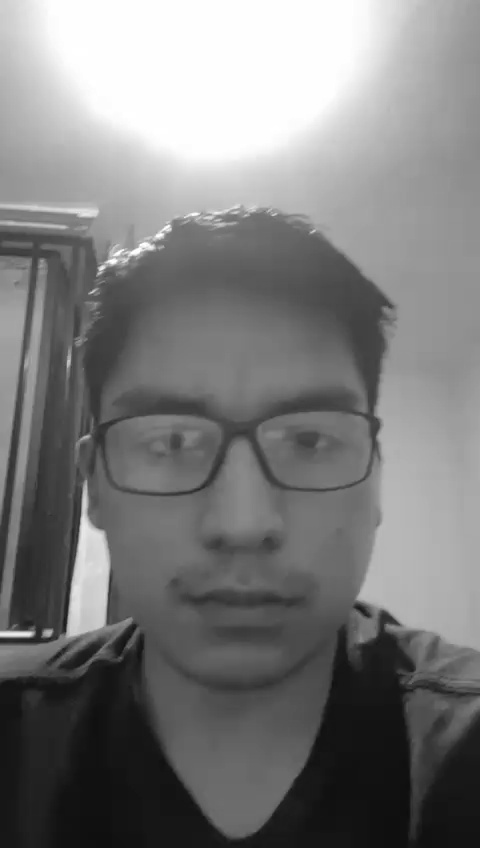
#> input picture dataset/Jhon/frameBl1.jpg, 480 x 848 px, found by its file name; its folder holds only this picture in this run
$ python metricas.py
#> lines starting #> are read from the running program, lines starting #| are printed output that depends on the picture
import cv2
import numpy as np
import os
from sklearn.model_selection import train_test_split, StratifiedKFold
from sklearn.metrics import accuracy_score
import matplotlib.pyplot as plt
import time
from collections import Counter

DATASET_DIR = "dataset"
FACE_SIZE = (200, 200)
DETECT_SCALE = 1.1
DETECT_NEIGH = 4
DETECT_MINSZ = (30, 30)
CONF_THRESH = 100
def load_dataset():
    images = []
    labels = []
    label_map = {}
    label_counter = 0

    for person_folder in os.listdir(DATASET_DIR):
        person_path = os.path.join(DATASET_DIR, person_folder)
        if os.path.isdir(person_path):
            if person_folder not in label_map:
                label_map[person_folder] = label_counter
                label_counter += 1
            for image_file in os.listdir(person_path):
                if image_file.endswith(".jpg") or image_file.endswith(".png"):
                    img_path = os.path.join(person_path, image_file)
                    img = cv2.imread(img_path, cv2.IMREAD_GRAYSCALE)
#> img is the input picture: shape (848, 480); min 13, max 255, mean 123.9
                    if img is not None:
                        img = cv2.resize(img, FACE_SIZE)
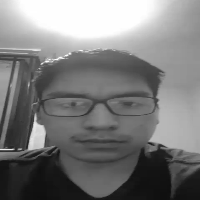
#> img: shape (200, 200); min 14, max 255, mean 123.8
                        images.append(img)
                        labels.append(label_map[person_folder])
#> pass 2 of the loop in load_dataset, `for person_folder in os.listdir(DATASET_DIR):`:
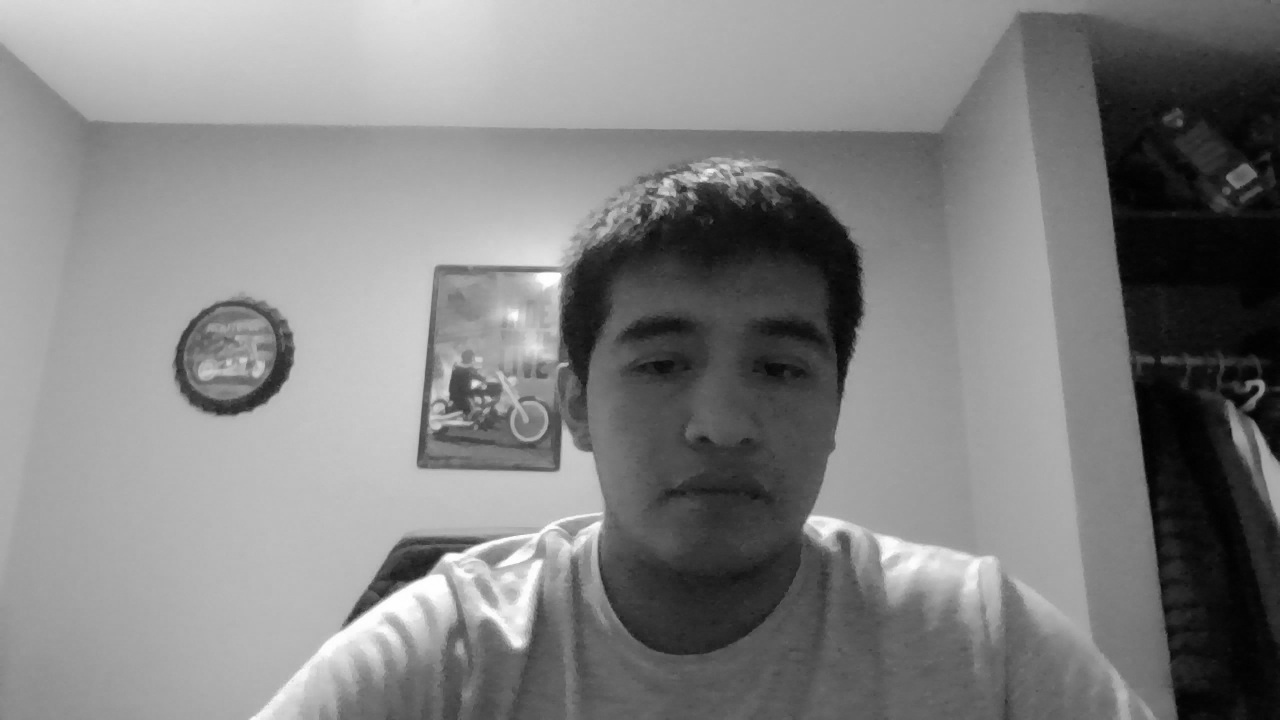
#> input picture dataset/Rodrigo/frameBl1.jpg, 1280 x 720 px, found by its file name
#> in load_dataset, img is the input picture: shape (720, 1280); min 0, max 255, mean 130.4
#> in load_dataset, `img = cv2.resize(img, FACE_SIZE)`:
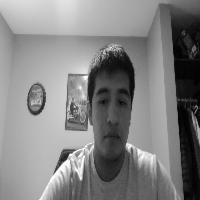
#> img: shape (200, 200); min 1, max 255, mean 130.3
    return np.array(images), np.array(labels), label_map

def evaluate_model(images, labels):
    if len(np.unique(labels)) < 2:
        print("No hay suficientes clases para partición estratificada, se usará train_test_split sin estratificación.")
        X_train, X_test, y_train, y_test = train_test_split(
            images, labels, test_size=0.2, random_state=42
        )
    else:
        X_train, X_test, y_train, y_test = train_test_split(
            images, labels, test_size=0.2, stratify=labels, random_state=42
        )

    recognizer = cv2.face.LBPHFaceRecognizer_create()
    start_train = time.time()
    recognizer.train(list(X_train), y_train.astype(np.int32))
    end_train = time.time()
    train_time = end_train - start_train

    preds = []
    latencias = []
    fps_list = []

    for img in X_test:
        t0 = time.time()
        label_pred, confidence = recognizer.predict(img)
        t1 = time.time()
        latency_ms = (t1 - t0) * 1000
        fps = 1000.0 / max(latency_ms, 1e-6)
        latencias.append(latency_ms)
        fps_list.append(fps)
        preds.append(label_pred)

    accuracy = accuracy_score(y_test, preds)
    return {
        "accuracy": accuracy,
        "latency_ms": np.mean(latencias),
        "fps": np.mean(fps_list),
        "train_time": train_time
    }
# [49 lines left out: function cross_validation, not called in this run]


# ----------------------------
# Main
# ----------------------------
if __name__ == "__main__":
    images, labels, label_map = load_dataset()
#> labels = [0, 1]; label_map = {'Jhon': 0, 'Rodrigo': 1}
    print(f"Dataset cargado: {len(images)} imágenes, {len(label_map)} personas.")
#| Dataset cargado: 2 imágenes, 2 personas.

    print("Evaluando modelo con partición 80/20...")
#> (the run stopped early here; a loop or call above may not have finished)
